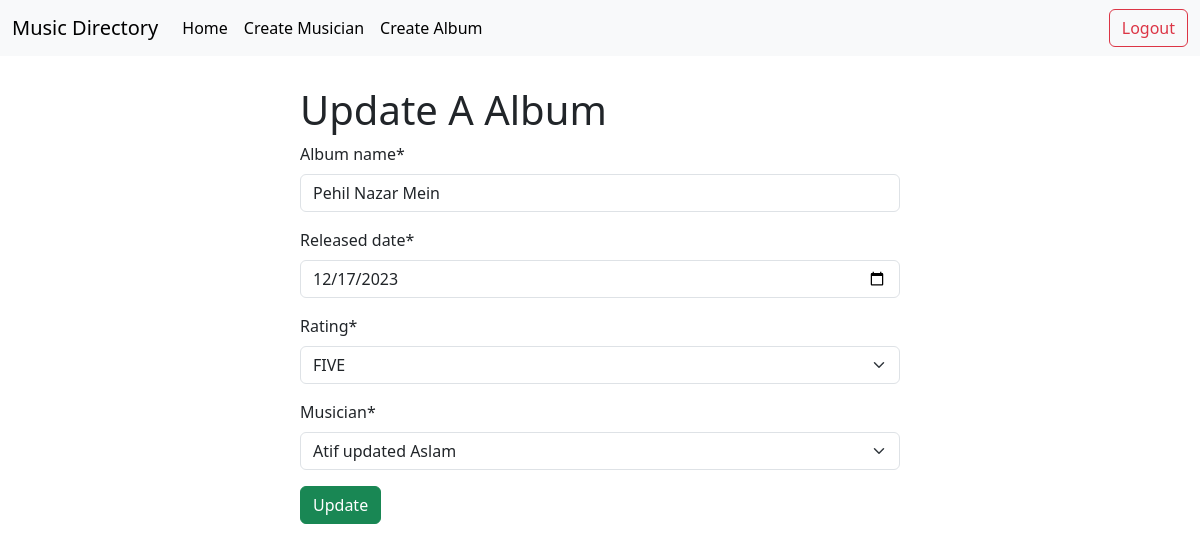
The app's page /customize/album_edit/2 (signed in) with its own data.
### album/models.py (models this page shows, shortened)
class Album(models.Model):
    album_name = models.CharField(max_length=80)
    released_date = models.DateField()
    ratings = (
        ('1', 'ONE'),
        ('2', 'TWO'),
        ('3', 'THREE'),
        ('4', 'FOUR'),
        ('5', 'FIVE'),
    )
    rating = models.CharField(max_length=10, choices=ratings)
    musician = models.ForeignKey(Musician, on_delete=models.CASCADE)

### edit_delete/views.py (the view)
# urls.py: path('album_edit/<int:id>', views.edit_album.as_view(), name ='album_edit'),
class edit_album(LoginRequiredMixin, UpdateView):
    model = Album
    form_class = AlbumForm
    template_name = 'edit_album.html'
    pk_url_kwarg = 'id'
    success_url = reverse_lazy('home_page')

### album/form.py
class AlbumForm(forms.ModelForm):
    class Meta:
        model = Album
        fields = '__all__'
        widgets = {
            'released_date': forms.DateInput(attrs=({'type': 'date'}))
        }

### musician/models.py (called while the page is built)
    def __str__(self):
        return self.first_name + ' ' + self.last_name

### edit_delete/templates/edit_album.html (shortened to what this page needs)
{% extends "base.html" %}
{% load crispy_forms_tags %}
{% block content %}
<form style='width:50%; margin:auto; padding-top:30px' method="POST">
    <h1>Update A Album</h1>
    {{ form|crispy}}
    <button class='btn btn-success' type="submit">Update</button>
</form>
{% endblock content %}

### records on screen
Album: album_name "Pehil Nazar Mein", released_date "12/17/2023", rating "FIVE", musician "Atif updated Aslam"
